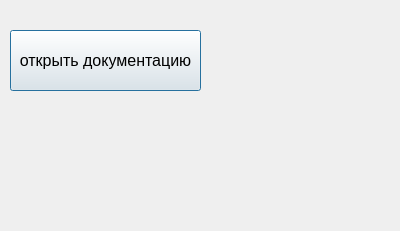
<?xml version="1.0" encoding="UTF-8"?>
<ui version="4.0">
 <class>info_link</class>
 <widget class="QDialog" name="info_link">
  <property name="geometry">
   <rect>
    <x>0</x>
    <y>0</y>
    <width>400</width>
    <height>231</height>
   </rect>
  </property>
  <property name="windowTitle">
   <string>Dialog</string>
  </property>
  <widget class="QPushButton" name="pushButton">
   <property name="geometry">
    <rect>
     <x>10</x>
     <y>30</y>
     <width>191</width>
     <height>61</height>
    </rect>
   </property>
   <property name="font">
    <font>
     <pointsize>12</pointsize>
    </font>
   </property>
   <property name="text">
    <string>открыть документацию</string>
   </property>
  </widget>
  <widget class="QLabel" name="label_pic">
   <property name="geometry">
    <rect>
     <x>210</x>
     <y>50</y>
     <width>181</width>
     <height>171</height>
    </rect>
   </property>
   <property name="text">
    <string/>
   </property>
  </widget>
 </widget>
 <resources/>
 <connections/>
</ui>
